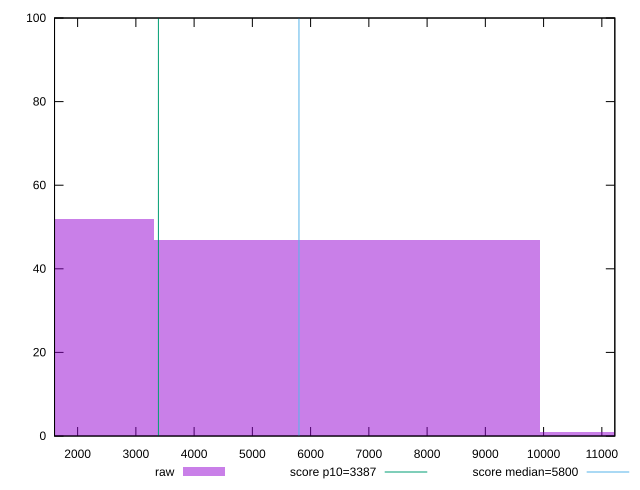

Generate this figure with gnuplot:
reset

$raw <<EOF
6621.4726734741735 47
0 52
13242.945346948347 1
EOF

set key outside below
set boxwidth 6621.4726734741735
set xrange [1603.596:11222.894267535616]
set yrange [0:100]
set trange [0:100]
set style fill transparent solid 0.5 noborder

set parametric
set terminal svg size 640, 490 enhanced background rgb 'white'
set output "reports/report_00028_2021-02-24T12-49-42.674Z/speed-index/samples/card/raw/histogram.svg"

plot $raw title "raw" with boxes, \
     3387,t title "score p10=3387", \
     5800,t title "score median=5800"

reset
